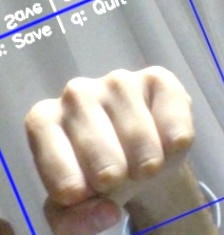
#> input picture hand_gesture_recognition/data/processed/augmented/fist/aug_00014.jpg, 224 x 235 px
$ python -i augment_dataset.py   (imports and definitions only)
#> lines starting #> are read from the running program, lines starting #| are printed output that depends on the picture
#> further down, picture is the input picture: shape (235, 224, 3); mean B, G, R 165.1, 167, 172.1
"""Simple dataset augmenter: reads `data/raw/*` and writes augmented copies to `data/processed/augmented/<class>/`.

This helps create more training data for quick experiments. It performs random flips, rotations,
brightness/contrast changes and small crops.
"""
import os
from pathlib import Path
import cv2
import numpy as np


def augment_image(img):
    # img: RGB uint8
    img = img.copy()
    h, w = img.shape[:2]
#> h = 235; w = 224

    # Random horizontal flip
    if np.random.rand() > 0.5:
        img = cv2.flip(img, 1)
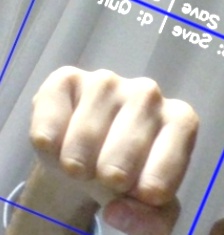
#> img: shape (235, 224, 3); mean B, G, R 165.1, 167, 172.1

    # Random rotation
    angle = np.random.uniform(-25, 25)
    M = cv2.getRotationMatrix2D((w/2, h/2), angle, 1.0)
    img = cv2.warpAffine(img, M, (w, h), borderMode=cv2.BORDER_REFLECT)
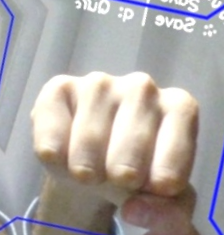
#> img: shape (235, 224, 3); mean B, G, R 166.1, 167.6, 172.6

    # Random scale and crop
    scale = np.random.uniform(0.9, 1.1)
    new_w = int(w * scale)
#> new_w = 228
    new_h = int(h * scale)
#> new_h = 239
    img = cv2.resize(img, (new_w, new_h))
#> img: shape (239, 228, 3)
    # center crop/pad back to original
    if new_w >= w:
        x1 = (new_w - w)//2
#> x1 = 2
        img = img[:, x1:x1+w]
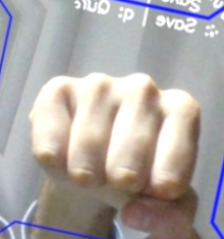
#> img: shape (239, 224, 3); mean B, G, R 165.8, 167.7, 172.8
    else:
        pad = ((0,0),( (w-new_w)//2, w-new_w-(w-new_w)//2 ), (0,0))
        img = np.pad(img, pad, mode='reflect')

    # Random brightness/contrast
    alpha = np.random.uniform(0.8, 1.2)
    beta = np.random.uniform(-20, 20)
    img = np.clip(img * alpha + beta, 0, 255).astype(np.uint8)

    # Small gaussian blur occasionally
    if np.random.rand() > 0.8:
        k = np.random.choice([3,5])
        img = cv2.GaussianBlur(img, (k,k), 0)

    return img


def run_augment(source_dir='data/raw', out_dir='data/processed/augmented', target_per_class=200):
    src = Path(source_dir)
    out = Path(out_dir)
    out.mkdir(parents=True, exist_ok=True)

    for cls in sorted([p.name for p in src.iterdir() if p.is_dir()]):
        in_cls = src/cls
        out_cls = out/cls
        out_cls.mkdir(parents=True, exist_ok=True)

        imgs = [p for p in in_cls.glob('*') if p.suffix.lower() in ('.jpg','.png','.jpeg')]
        print(f"Class {cls}: {len(imgs)} source images")
        if not imgs:
            continue

        # copy originals
        for i, p in enumerate(imgs):
            dst = out_cls / f"orig_{i:04d}{p.suffix}"
            if not dst.exists():
                img = cv2.imread(str(p))
                cv2.imwrite(str(dst), img)

        # generate augmentations until target reached
        idx = len(list(out_cls.glob('*')))
        while idx < target_per_class:
            src_img = cv2.imread(str(np.random.choice(imgs)))
            if src_img is None:
                continue
            aug = augment_image(src_img)
            dst = out_cls / f"aug_{idx:05d}.jpg"
            cv2.imwrite(str(dst), aug)
            idx += 1

        print(f" -> Augmented to {target_per_class} images in {out_cls}")


# [2 lines not run here, left out]

>>> import cv2
>>> picture = cv2.imread('../data/processed/augmented/fist/aug_00014.jpg')
>>> result = augment_image(picture)

$ run again, on hand_gesture_recognition/data/processed/augmented/ok/aug_00016.jpg
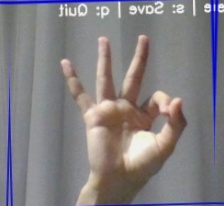
#> input picture hand_gesture_recognition/data/processed/augmented/ok/aug_00016.jpg, 224 x 206 px
#> picture is the input picture: shape (206, 224, 3); mean B, G, R 129.7, 126.4, 130.8
#> in augment_image, `img = cv2.flip(img, 1)`:
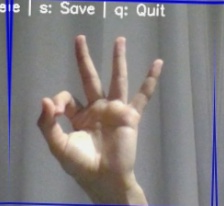
#> img: shape (206, 224, 3); mean B, G, R 129.7, 126.4, 130.8
#> in augment_image, `img = img[:, x1:x1+w]`:
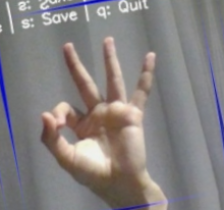
#> img: shape (210, 224, 3); mean B, G, R 128.5, 128.6, 133.3

$ run again, on hand_gesture_recognition/data/processed/augmented/ok/aug_00042.jpg
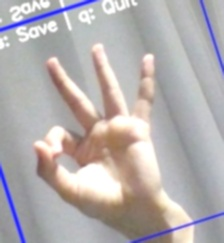
#> input picture hand_gesture_recognition/data/processed/augmented/ok/aug_00042.jpg, 224 x 243 px
#> picture is the input picture: shape (243, 224, 3); mean B, G, R 175.3, 174.6, 180.5
#> in augment_image, `img = cv2.flip(img, 1)`:
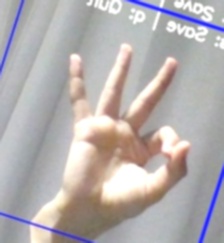
#> img: shape (243, 224, 3); mean B, G, R 175.3, 174.6, 180.5
#> in augment_image, `img = img[:, x1:x1+w]`:
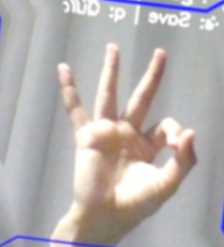
#> img: shape (247, 224, 3); mean B, G, R 175, 175.8, 181.6

$ run again, on hand_gesture_recognition/data/processed/augmented/palm/aug_00001.jpg
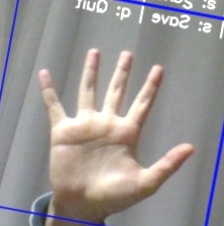
#> input picture hand_gesture_recognition/data/processed/augmented/palm/aug_00001.jpg, 224 x 226 px
#> picture is the input picture: shape (226, 224, 3); mean B, G, R 148.1, 148.4, 153.6
#> in augment_image, `img = cv2.flip(img, 1)`:
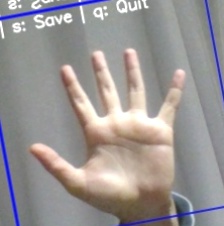
#> img: shape (226, 224, 3); mean B, G, R 148.1, 148.4, 153.6
#> in augment_image, `img = img[:, x1:x1+w]`:
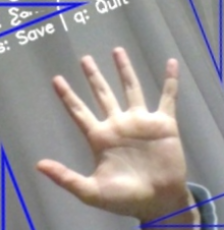
#> img: shape (230, 224, 3); mean B, G, R 148.2, 145.9, 151.3
